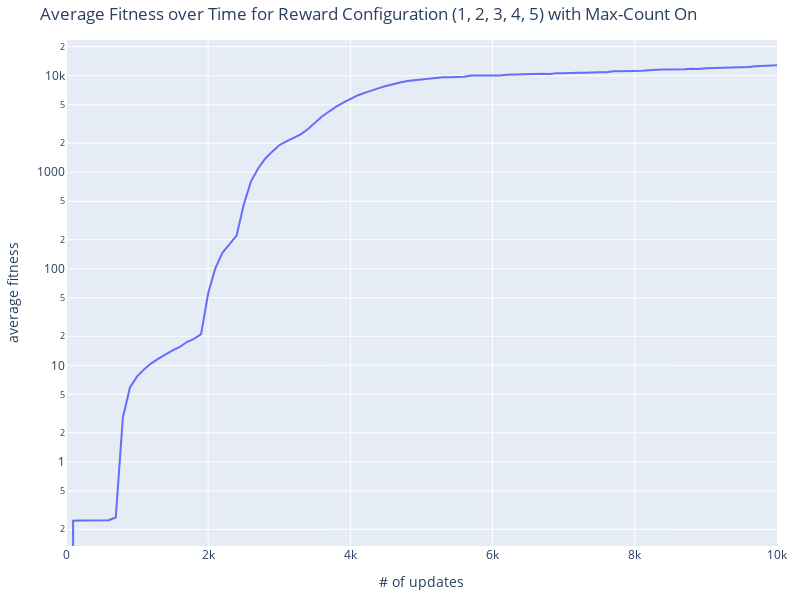

Write notebook code for a chart like this one.
### Code cell
plot_vals((1, 2, 3, 4, 5), max_count=True, i=2)
